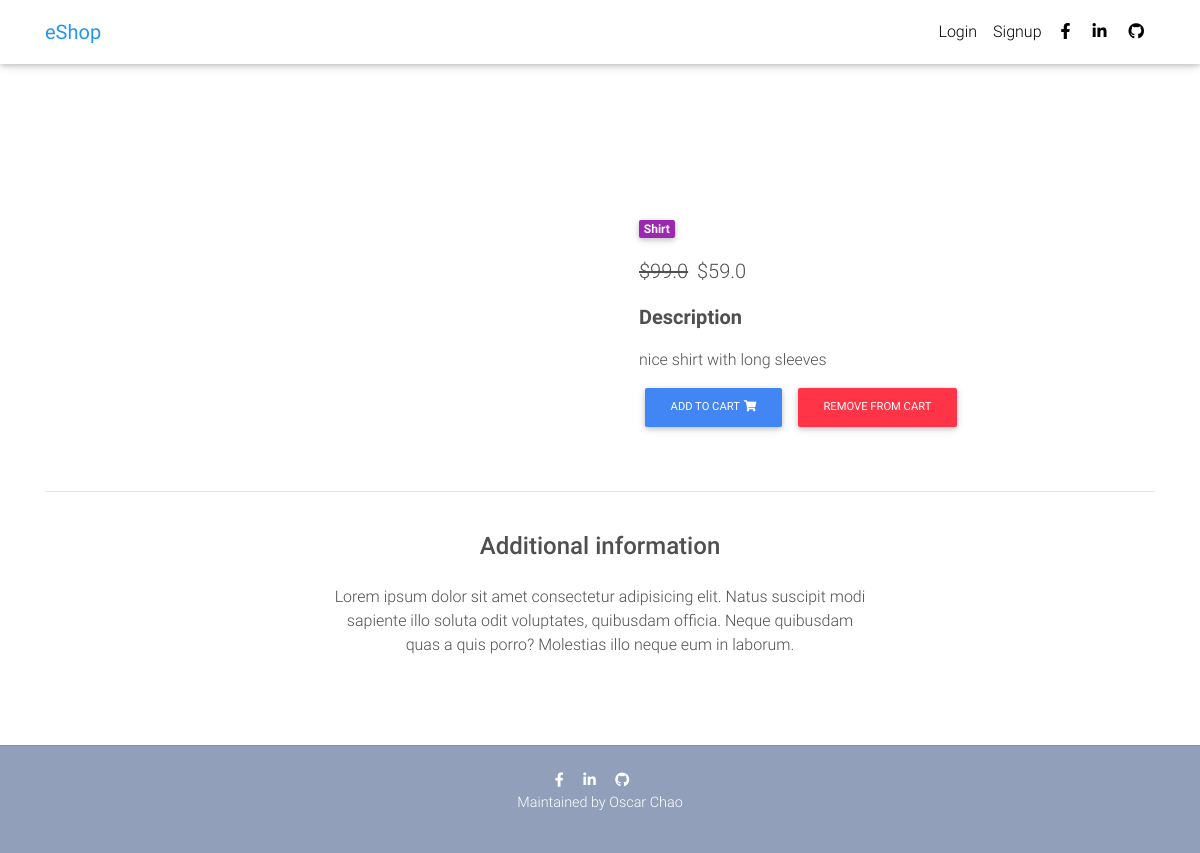
/product/123/, run on the app's committed database.
### profiles/models.py (models this page shows, shortened)
class Item(models.Model):
    title = models.CharField(max_length=120)
    price = models.FloatField()
    discount_price = models.FloatField(blank=True, null=True)
    category = models.CharField(choices=CATEGORY_CHOICES, max_length=2)
    label = models.CharField(choices=LABEL_CHOICES, max_length=1)
    slug = models.SlugField()
    description = models.TextField()
    image = models.ImageField()
    def get_add_to_cart_url(self):
        return reverse("profiles:add-to-cart", kwargs={"slug": self.slug})
    def get_remove_from_cart_url(self):
        return reverse("profiles:remove-from-cart", kwargs={"slug": self.slug})

### profiles/views.py (the view)
# urls.py: path('product/<slug>/', ItemDetailView.as_view(), name='product'),
class ItemDetailView(DetailView):
    model = Item
    template_name = 'product-page.html'

### templates/product-page.html (shortened to what this page needs)
{% extends 'base.html' %}
{% block content %}
<main class="mt-5 pt-4">
  <div class="container dark-grey-text mt-5">
    <div class="row wow fadeIn">
      <div class="col-md-6 mb-4">
      </div>
      <div class="col-md-6 mb-4">
        <div class="p-4">
          <div class="mb-3">
            <a href="">
              <span class="badge purple mr-1">{{ object.get_category_display }}</span>
            </a>
          </div>
          <p class="lead">
          {% if object.discount_price %}
            <span class="mr-1">
              <del>${{ object.price }}</del>
            </span>
            <span>${{ object.discount_price }}</span>
          {% else %}
            <span>${{ object.price }}</span>
          {% endif %}
          </p>
          <p class="lead font-weight-bold">Description</p>
          <p>{{ object.description }}</p>
          <a href="{{ object.get_add_to_cart_url }}" class="btn btn-primary btn-md my-0 p">
            Add to cart<i class="fas fa-shopping-cart ml-1"></i>
          </a>
          <a href="{{ object.get_remove_from_cart_url }}" class="btn btn-danger btn-md my-0 p">
            Remove from cart
          </a>
        </div>
      </div>
    </div>
    <hr>
    <div class="row d-flex justify-content-center wow fadeIn">
      <div class="col-md-6 text-center">
        <h4 class="my-4 h4">Additional information</h4>
        <p>Lorem ipsum dolor sit amet consectetur adipisicing elit. Natus suscipit modi sapiente illo soluta odit
          voluptates,
          quibusdam officia. Neque quibusdam quas a quis porro? Molestias illo neque eum in laborum.</p>
      </div>
    </div>
    <div class="row wow fadeIn">
      <div class="col-lg-4 col-md-12 mb-4">
      </div>
      <div class="col-lg-4 col-md-6 mb-4">
      </div>
      <div class="col-lg-4 col-md-6 mb-4">
      </div>
    </div>
  </div>
</main>
{% endblock content %}

### templates/base.html (style rules this page uses)
html, body, header, .carousel { height: 60vh; }

### data on the page
Item: category "Shirt", price "99.0", discount_price "59.0", description "nice shirt with long sleeves"
